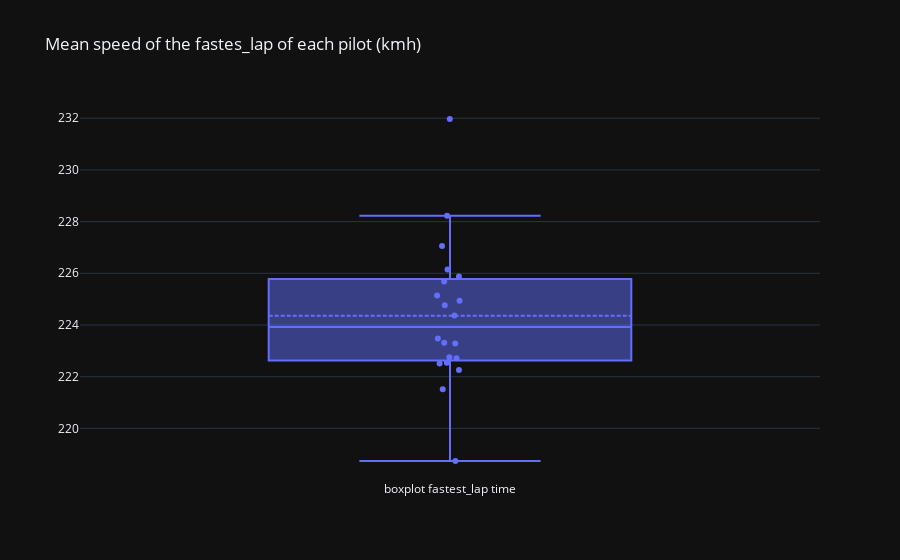

Write notebook code for a chart like this one.
### Code cell
fig = go.Figure(layout=go.Layout(title="Mean speed of the fastes_lap of each pilot (kmh)", template="plotly_dark"))
fig.add_trace(go.Box(y=last_gp["avg_speed"], name="boxplot fastest_lap time", boxpoints="all", jitter=0.1, pointpos=0, boxmean=True, text=last_gp["pilot"]))

### Figure 1 — Plotly figure (JSON) as saved in the notebook; plotly's stock layout.template omitted (floating-point values rounded to 4 significant figures)
{"data": [{"boxmean": true, "boxpoints": "all", "jitter": 0.1, "name": "boxplot fastest_lap time", "pointpos": 0, "text": ["ver", "lec", "per", "nor", "alo", "sai", "rus", "ham", "str", "gas", "alb", "zho", "sar", "oco", "bot", "pia", "dev", "mag", "tsu", "hul"], "type": "box", "y": [232.0, 225.9, 228.2, 225.7, 226.1, 224.9, 224.8, 224.4, 225.1, 227.1, 223.5, 222.7, 223.3, 222.7, 222.5, 222.3, 222.5, 223.3, 221.5, 218.7]}], "layout": {"title": {"text": "Mean speed of the fastes_lap of each pilot (kmh)"}}}
